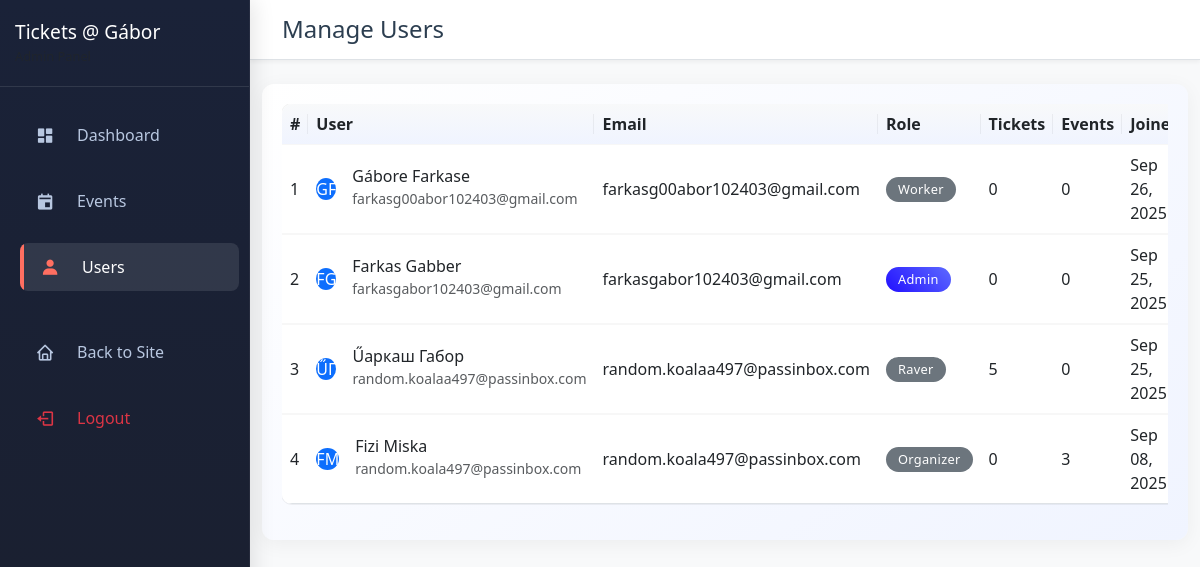
/php/admin_sites/users.php (signed in), run on the app's committed database.
### tables this page shows
CREATE TABLE `users` (
  `id` int(11) NOT NULL,
  `last_name` varchar(50) NOT NULL,
  `first_name` varchar(50) NOT NULL,
  `email` varchar(60) NOT NULL,
  `password_hash` varchar(255) NOT NULL,
  `city` varchar(40) DEFAULT NULL,
  `birth_date` date DEFAULT NULL,
  `phone_number` varchar(30) DEFAULT NULL,
  `role` enum('raver','organizer','worker','admin') NOT NULL DEFAULT 'raver',
  `created_at` timestamp NOT NULL DEFAULT current_timestamp(),
  `reg_token` varchar(64) DEFAULT NULL,
  `reg_token_expires` datetime DEFAULT NULL,
  `is_verified` tinyint(1) NOT NULL DEFAULT 0,
  `is_blocked` tinyint(1) NOT NULL DEFAULT 0
);

### php/admin_sites/users.php (the view, shortened to what this page needs)
<?php
require_once __DIR__ . '/../includes/auth_check.php';
try {
    $pdo = db_connect();
} catch (PDOException $e) {
    die("Connection failed: " . $e->getMessage());
}
try {
    $stmt = $pdo->prepare("
        SELECT u.*,
               (SELECT COUNT(*) FROM tickets t WHERE t.owner_id = u.id) as ticket_count,
               (SELECT COUNT(*) FROM events e WHERE e.organizer_id = u.id) as events_organized
        FROM users u
        WHERE u.id != :current_user_id
        ORDER BY u.created_at DESC
    ");
    $stmt->execute([':current_user_id' => $_SESSION['user_id']]);
    $users = $stmt->fetchAll(PDO::FETCH_ASSOC);
} catch (PDOException $e) {
    die("Error fetching users: " . $e->getMessage());
}
?>
<!DOCTYPE html>
<html lang="en">
<head>
    <link href="https://cdn.jsdelivr.net/npm/bootstrap@5.3.0/dist/css/bootstrap.min.css" rel="stylesheet">
    <link href="https://cdn.jsdelivr.net/npm/boxicons@2.1.4/css/boxicons.min.css" rel="stylesheet">
    <link href="../../assets/css/admin.css" rel="stylesheet">
    <link rel="stylesheet" href="https://cdn.jsdelivr.net/npm/sweetalert2@11/dist/sweetalert2.min.css">
</head>
<body>
<div class="d-flex">
    <?php include 'includes/sidebar.php'; ?>
    <div class="main-content">
        <nav class="navbar navbar-expand-lg navbar-light bg-white border-bottom">
            <div class="container-fluid">
                <h4 class="mb-0">Manage Users</h4>
            </div>
        </nav>
        <div class="container-fluid py-4">
            <div class="card">
                <div class="card-body">
                    <div class="table-responsive">
                        <table class="table table-hover">
                            <thead>
                            <tr>
                                <th>#</th>
                                <th>User</th>
                                <th>Email</th>
                                <th>Role</th>
                                <th>Tickets</th>
                                <th>Events</th>
                                <th>Joined</th>
                            </tr>
                            </thead>
                            <tbody>
                            <?php if (count($users) > 0): ?>
                                <?php $counter = 1; ?>
                                <?php foreach ($users as $user): ?>
                                    <tr>
                                        <td><?php echo $counter++; ?></td>
                                        <td>
                                            <div class="d-flex align-items-center">
                                                <div class="avatar me-3">
                                                            <span class="avatar-initial rounded-circle bg-primary text-white">
                                                                <?php
                                                                $firstInitial = mb_substr($user['first_name'] ?? '', 0, 1, 'UTF-8');
                                                                $lastInitial = mb_substr($user['last_name'] ?? '', 0, 1, 'UTF-8');
                                                                echo mb_strtoupper($firstInitial . $lastInitial, 'UTF-8');
                                                                ?>
                                                            </span>
                                                </div>
                                                <div>
                                                    <h6 class="mb-0"><?php echo htmlspecialchars($user['first_name'] . ' ' . $user['last_name']); ?></h6>
                                                    <small class="text-muted"><?php echo htmlspecialchars($user['email']); ?></small>
                                                </div>
                                            </div>
                                        </td>
                                        <td><?php echo htmlspecialchars($user['email']); ?></td>
                                        <td>
                                                    <span class="badge bg-<?php echo $user['role'] === 'admin' ? 'primary' : 'secondary'; ?>">
                                                        <?php echo ucfirst($user['role']); ?>
                                                    </span>
                                        </td>
                                        <td><?php echo $user['ticket_count']; ?></td>
                                        <td><?php echo $user['events_organized']; ?></td>
                                        <td><?php echo date('M d, Y', strtotime($user['created_at'])); ?></td>
                                    </tr>
                                <?php endforeach; ?>
                            <?php endif; ?>
                            </tbody>
                        </table>
                    </div>
                </div>
            </div>
        </div>
    </div>
</div>
</body>
</html>

### assets/css/admin.css (style rules this page uses)
:root { --sidebar-width: 250px; --primary-color: #2210FF; --primary-hover: #1a0dcc; --primary-light: rgba(34, 16, 255, 0.1); --secondary-color: #FF6F61; --secondary-hover: #e65c50; --sidebar-bg: #1a2238; --sidebar-hover: #26324f; --text-light: #ffffff; --text-muted: #b8c7e0; --border-color: #e0e0e0; --card-shadow: 0 4px 20px rgba(0, 0, 0, 0.08); --success-color: #2ecc71; --warning-color: #f39c12; --danger-color: #e74c3c; --info-color: #3498db; --light-bg: #f8faff; }
body { background-color: var(--light-bg); font-family: 'Segoe UI', Tahoma, Geneva, Verdana, sans-serif; overflow-x: hidden; color: #2c3e50; }
.main-content { margin-left: var(--sidebar-width); width: calc(100% - var(--sidebar-width)); min-height: 100vh; background-color: #f8f9fa; }
.navbar { padding: 15px 20px; box-shadow: 0 2px 4px rgba(0, 0, 0, 0.05); }
.card { border: none; border-radius: 12px; transition: all 0.3s ease; height: 100%; background: linear-gradient(145deg, #ffffff, #f0f4ff); box-shadow: 0 4px 20px rgba(0, 0, 0, 0.05); position: relative; overflow: hidden; }
.card-body { padding: 20px; }
table { width: 100%; border-collapse: separate; border-spacing: 0; background: white; border-radius: 10px; overflow: hidden; box-shadow: 0 0 0 1px rgba(0, 0, 0, 0.05); }
table th { background: linear-gradient(180deg, #f8f9fa, #f0f4ff); padding: 15px 20px; text-align: left; font-weight: 600; color: #2c3e50; border: none; white-space: nowrap; position: relative; }
table th:not(:last-child)::after { content: ''; position: absolute; right: 0; top: 50%; transform: translateY(-50%); width: 1px; height: 50%; background: rgba(0, 0, 0, 0.05); }
table td { padding: 15px 20px; border-top: 1px solid rgba(0, 0, 0, 0.03); vertical-align: middle; transition: all 0.2s ease; position: relative; }
table tr:not(:last-child) td { border-bottom: 1px solid rgba(0, 0, 0, 0.03); }
.badge { padding: 6px 12px; border-radius: 20px; font-weight: 500; font-size: 0.8rem; letter-spacing: 0.3px; }
.badge.bg-primary { background: linear-gradient(45deg, var(--primary-color), #5d6aff) !important; }

### data on the page
users: mb_strtoupper($firstInitial . $lastInitial, 'UTF-8') "GF", first_name+last_name "Gábore Farkase", email "farkasg00abor102403@gmail.com", role "Worker", ticket_count "0", events_organized "0", created_at "Sep 26, 2025"
users: mb_strtoupper($firstInitial . $lastInitial, 'UTF-8') "FG", first_name+last_name "Farkas Gabber", email "farkasgabor102403@gmail.com", role "Admin", ticket_count "0", events_organized "0", created_at "Sep 25, 2025"
users: mb_strtoupper($firstInitial . $lastInitial, 'UTF-8') "ŰГ", first_name+last_name "Űаркаш Габор", email "random.koalaa497@passinbox.com", role "Raver", ticket_count "5", events_organized "0", created_at "Sep 25, 2025"
users: mb_strtoupper($firstInitial . $lastInitial, 'UTF-8') "FM", first_name+last_name "Fizi Miska", email "random.koala497@passinbox.com", role "Organizer", ticket_count "0", events_organized "3", created_at "Sep 08, 2025"
